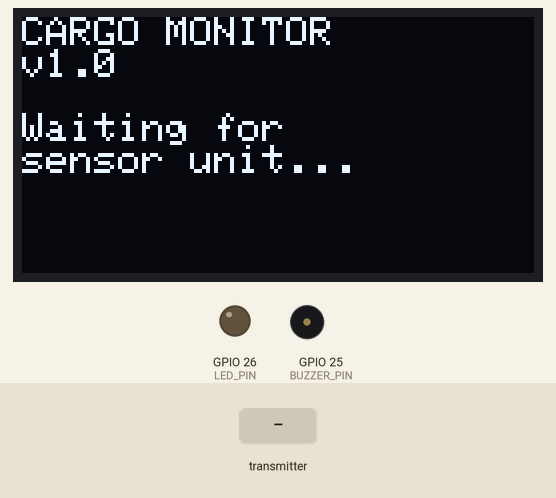
Recording of a sketch running on a simulated ESP32. Parts: 128×64 one-colour display, output pins drawn as LEDs (lit = HIGH), buzzer (waves = sounding). Inputs (shaded band) come from the test bench. What the sketch prints to the serial monitor is not drawn.

Above: at 2.2 s.
2.3 s: the transmitter starts sending eventType = TILT
At 3.78 s:
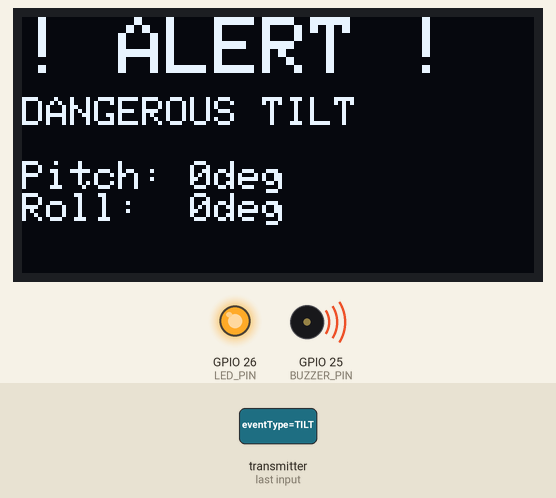
4.2 s: the transmitter starts sending eventType = JOLT
At 5.21 s:
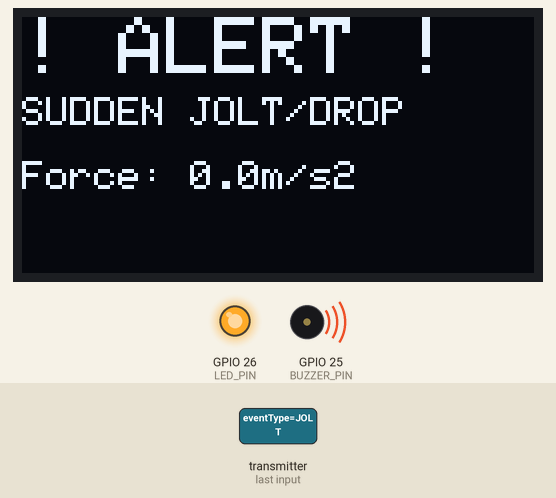
6.3 s: the transmitter starts sending accelMagnitude = 25
At 6.55 s:
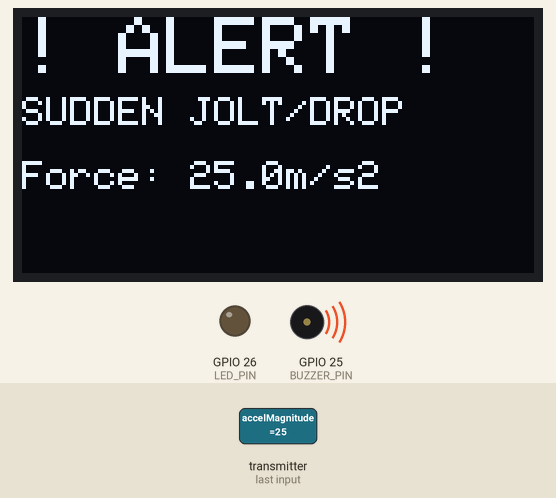
7.8 s: the transmitter starts sending accelMagnitude = 50
At 8.29 s:
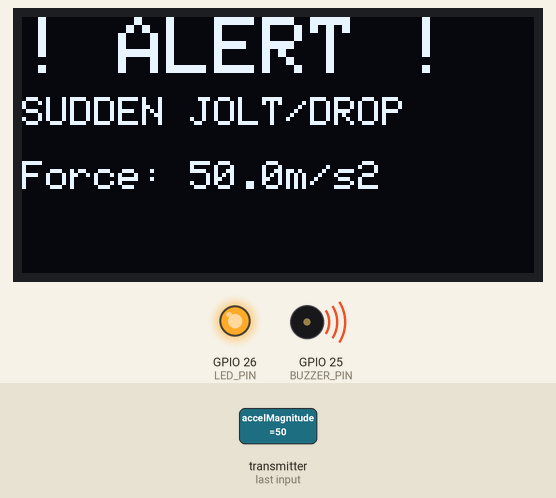
Timing chart, 0 to 10.3 s (numbered marks = the images above; inputs shaded):
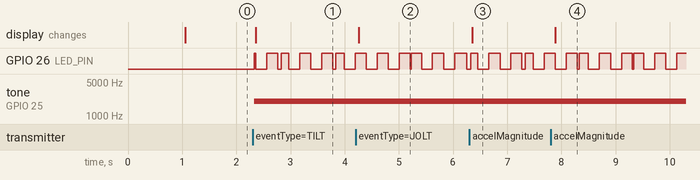

The sketch:

screen_coms_wrong_pins.ino
```cpp
/*
 * ALERT UNIT - Driver Dashboard Alert System
 * ESP32 + Buzzer + LED + OLED Display
 * Receives ESP-NOW alerts from Sensor Unit
 */

#include <esp_now.h>
#include <WiFi.h>
#include <Wire.h>
#include <Adafruit_GFX.h>
#include <Adafruit_SSD1306.h>

// ===== HARDWARE PINS =====
#define BUZZER_PIN 25      // Piezo buzzer
#define LED_PIN 26         // Red LED
#define SCREEN_WIDTH 128
#define SCREEN_HEIGHT 64
#define OLED_RESET -1      // Reset pin (or -1 if sharing Arduino reset)
#define SCREEN_ADDRESS 0x3C

Adafruit_SSD1306 display(SCREEN_WIDTH, SCREEN_HEIGHT, &Wire, OLED_RESET);

// ===== MESSAGE STRUCTURE (must match Sensor Unit) =====
typedef struct {
  char eventType[20];
  float pitch;
  float roll;
  float accelMagnitude;
  unsigned long timestamp;
} AlertMessage;

AlertMessage incomingAlert;

// ===== STATE VARIABLES =====
unsigned long alertStartTime = 0;
bool alertActive = false;
#define ALERT_DURATION_MS 3000  // How long to sound alarm

// ===== ESP-NOW RECEIVE CALLBACK =====
// For ESP32 Arduino Core 3.x
void OnDataRecv(const uint8_t *mac, const uint8_t *incomingData, int len) {
  memcpy(&incomingAlert, incomingData, sizeof(incomingAlert));

  Serial.println("\n========================================");
  Serial.println("!!! ALERT RECEIVED FROM CARGO !!!");
  Serial.println("========================================");
  Serial.print("Event Type: ");
  Serial.println(incomingAlert.eventType);
  Serial.print("Pitch: ");
  Serial.print(incomingAlert.pitch, 1);
  Serial.println("°");
  Serial.print("Roll: ");
  Serial.print(incomingAlert.roll, 1);
  Serial.println("°");
  Serial.print("Acceleration: ");
  Serial.print(incomingAlert.accelMagnitude, 1);
  Serial.println(" m/s²");
  Serial.println("========================================\n");

  // Trigger alert
  alertActive = true;
  alertStartTime = millis();
  activateAlerts();
}

// Wrapper for new API (Arduino Core 3.x)
void OnDataRecvWrapper(const esp_now_recv_info *info, const uint8_t *incomingData, int len) {
  OnDataRecv(info->src_addr, incomingData, len);
}

// ===== SETUP =====
void setup() {
  Serial.begin(115200);
  delay(1000);

  Serial.println("\n========================================");
  Serial.println("ALERT UNIT - Driver Dashboard System");
  Serial.println("========================================\n");

  // Initialize hardware
  pinMode(BUZZER_PIN, OUTPUT);
  pinMode(LED_PIN, OUTPUT);
  digitalWrite(BUZZER_PIN, LOW);
  digitalWrite(LED_PIN, LOW);

  // Initialize OLED
  if(!display.begin(SSD1306_SWITCHCAPVCC, SCREEN_ADDRESS)) {
    Serial.println("ERROR: OLED not found!");
    while(1) delay(10);
  }
  Serial.println("✓ OLED initialized");

  display.clearDisplay();
  display.setTextSize(1);
  display.setTextColor(SSD1306_WHITE);
  display.setCursor(0, 0);
  display.println("CARGO MONITOR");
  display.println("v1.0");
  display.println("");
  display.println("Waiting for");
  display.println("sensor unit...");
  display.display();

  // Initialize WiFi
  WiFi.mode(WIFI_STA);
  Serial.print("✓ MAC Address: ");
  Serial.println(WiFi.macAddress());
  Serial.println("\nIMPORTANT: Use this MAC address");
  Serial.println("in your Sensor Unit code!\n");

  // Initialize ESP-NOW
  if (esp_now_init() != ESP_OK) {
    Serial.println("ERROR: ESP-NOW init failed!");
    while(1) delay(10);
  }
  Serial.println("✓ ESP-NOW initialized");

  // Register receive callback
  esp_now_register_recv_cb(OnDataRecvWrapper);

  Serial.println("\n========================================");
  Serial.println("SYSTEM READY - Listening for alerts...");
  Serial.println("========================================\n");
}

// ===== ACTIVATE ALL ALERTS =====
void activateAlerts() {
  // Turn on LED
  digitalWrite(LED_PIN, HIGH);

  // Sound buzzer (tone)
  tone(BUZZER_PIN, 2000); // 2kHz tone

  // Update OLED display
  display.clearDisplay();
  display.setTextSize(2);
  display.setTextColor(SSD1306_WHITE);

  // Display event type
  display.setCursor(0, 0);
  display.println("! ALERT !");

  display.setTextSize(1);
  display.setCursor(0, 20);

  if (strcmp(incomingAlert.eventType, "TILT") == 0) {
    display.println("DANGEROUS TILT");
    display.println("");
    display.print("Pitch: ");
    display.print(incomingAlert.pitch, 0);
    display.println("deg");
    display.print("Roll:  ");
    display.print(incomingAlert.roll, 0);
    display.println("deg");
  }
  else if (strcmp(incomingAlert.eventType, "JOLT") == 0) {
    display.println("SUDDEN JOLT/DROP");
    display.println("");
    display.print("Force: ");
    display.print(incomingAlert.accelMagnitude, 1);
    display.println("m/s2");
  }

  display.display();
}

// ===== DEACTIVATE ALERTS =====
void deactivateAlerts() {
  digitalWrite(LED_PIN, LOW);
  noTone(BUZZER_PIN);

  // Return to standby screen
  display.clearDisplay();
  display.setTextSize(1);
  display.setCursor(0, 0);
  display.println("CARGO MONITOR");
  display.println("");
  display.println("Status: OK");
  display.println("");
  display.println("Last alert:");
  display.print(incomingAlert.eventType);
  display.println(" detected");
  display.display();

  alertActive = false;
}

// ===== MAIN LOOP =====
void loop() {
  // Check if alert should be turned off
  if (alertActive && (millis() - alertStartTime > ALERT_DURATION_MS)) {
    deactivateAlerts();
    Serial.println("Alert cleared.\n");
  }

  // Optional: Flash LED during alert
  if (alertActive) {
    static unsigned long lastFlash = 0;
    if (millis() - lastFlash > 200) {
      digitalWrite(LED_PIN, !digitalRead(LED_PIN));
      lastFlash = millis();
    }
  }

  delay(10);
}
```

Measured:
- after the input at 2.3 s, tone on GPIO 25 (BUZZER_PIN): silent → 2000 Hz at once; the display: changes after 0.06 s (image 1)
- after the input at 4.2 s, the display: changes after 0.06 s (image 2)
- after the input at 6.3 s, the display: changes after 0.06 s (image 3)
- after the input at 7.8 s, the display: changes after 0.09 s (image 4)
- by itself, GPIO 26 (LED_PIN): repeats every 1.0 s: HIGH 0.20 s, LOW 0.04 s, HIGH 0.17 s, LOW 0.20 s, HIGH 0.21 s, LOW 0.20 s
